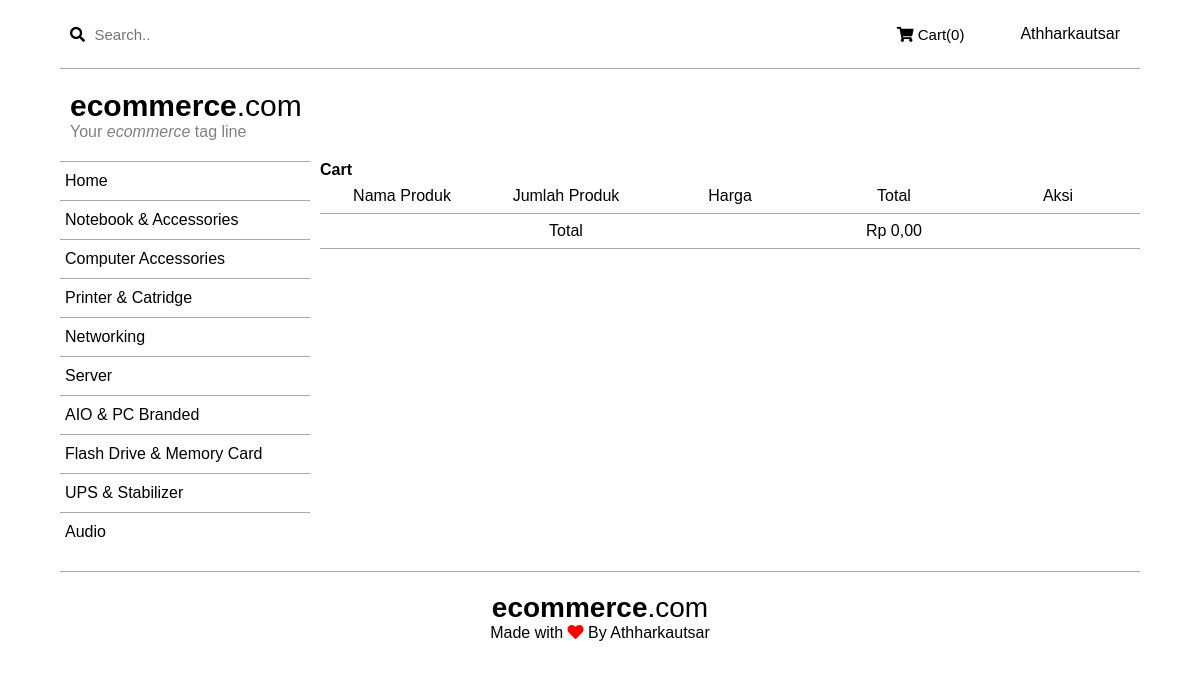
/cart.php (signed in), run on an earlier commit of the app's database.
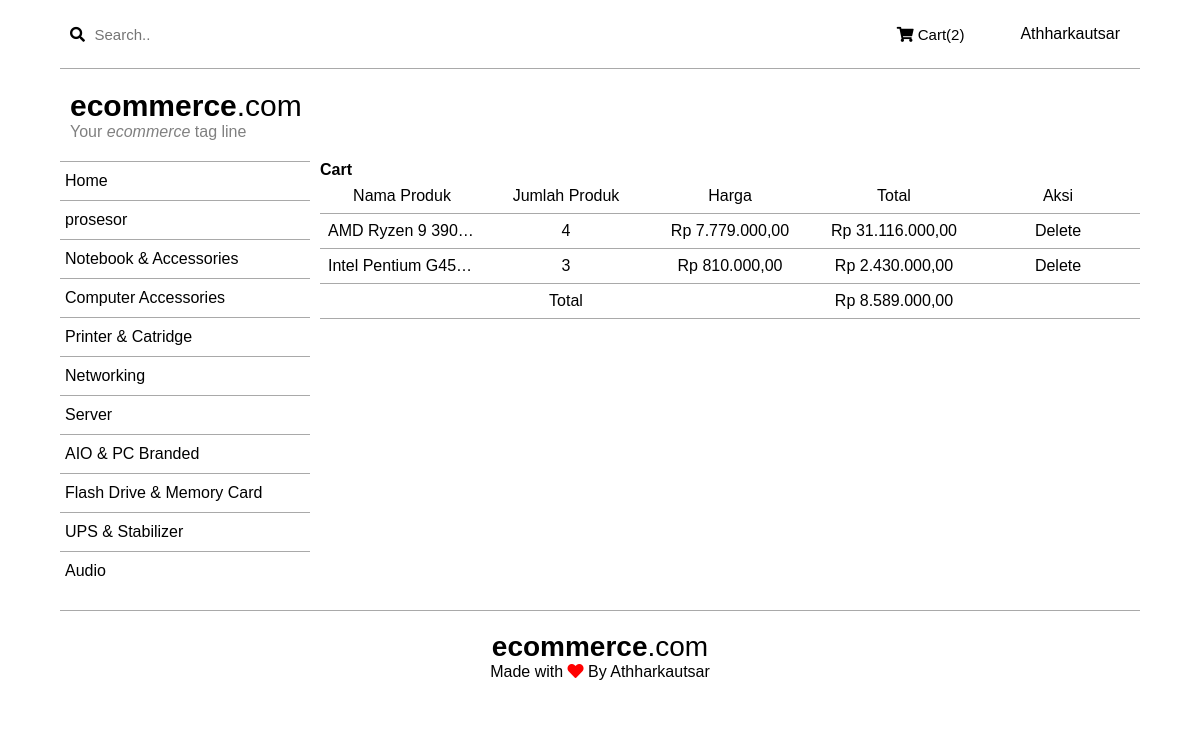
And on a later commit of the database.
### tables this page shows
CREATE TABLE `kategori` (
  `id` int(11) NOT NULL,
  `namaktg` varchar(255) NOT NULL
);

CREATE TABLE `cart` (
  `cartID` int(11) NOT NULL,
  `userID` int(11) NOT NULL,
  `prodID` int(11) NOT NULL,
  `name` varchar(255) NOT NULL,
  `price` int(11) NOT NULL,
  `qty` int(11) NOT NULL,
  `note` text NOT NULL
);

### config.php (called while the page is built, shortened)
<?php
class ecomm
{
	var $db;
	function __construct()
	{
		$driver = "mysql";
		$host = "localhost";
		$dbname = "ecomm2";
		$charset = "utf8mb4";
		$user = "root";
		$pw = "";
		$options = NULL;
		$dsn = "${driver}:host=${host};dbname=${dbname};charset=${charset}";
		try {
			$this->db = new PDO($dsn, $user, $pw, $options);
		} catch (\PDOExpection $e) {
			throw new \PDOExpection($e->getMassage(), (int)$e->getCode());
		}
	}
	public function kategoriList()
	{
		$select = "SELECT * FROM kategori";
		$stmt = $this->db->prepare($select);
		if ($stmt->execute()) {
			return $stmt;
		}
	}
	public function showCart()
	{
		$query = "SELECT * FROM cart WHERE userID=:id";
		$stmt = $this->db->prepare($query);
		if ($stmt->execute(array(':id' => $_SESSION['user']['id']))) {
			return $stmt;
		}
	}
	public function cartTotal()
	{
		$query = "SELECT sum(price) AS priceSum FROM cart WHERE userID=:id";
		$stmt = $this->db->prepare($query);
		if ($stmt->execute(array(':id' => $_SESSION['user']['id']))) {
			return $stmt;
		}
	}
	public function countCart()
	{
		$query = "SELECT * FROM cart WHERE userID=:id";
		$stmt = $this->db->prepare($query);
		if ($stmt->execute(array(':id' => $_SESSION['user']['id']))) {
			$count = $stmt->rowCount();
			return $count;
		}
	}
}
 ?>

### cart.php (the view, shortened to what this page needs)
<?php require ('config.php');
$def = new ecomm();
?>
<!DOCTYPE html>
<html>
<head>
	<link rel="stylesheet" type="text/css" href="css/style.css">
	<link rel="stylesheet" type="text/css" href="css/fontawesome/css/all.min.css">
</head>
<body>
<div class="container">
	<div class="topmenu">
		<div class="left">
			<form action="search.php" method="GET">
				<button type="submit"><i class="fas fa-search"></i></button>
				<input type="text" name="search" placeholder="Search..">
			</form>
		</div>
		<div class="right">
			<div class="cart">
				<?php
					$getCount = $def->countCart();
				 ?>
				<a href="cart.php"><i class="fas fa-shopping-cart"></i> Cart(<?= $getCount ?>)</a>
			</div>
			<?php
				if (empty($_SESSION['user'])) {
			 ?>
				<div class="login">
					<a href="login.php">Login</a>
					<a class="signup" href="signup.php">Sign Up</a>
				</div>
			<?php
				} if (isset($_SESSION['user'])) {
			?>
				<div class="dropdown">
					<div class="profil">
						<?php echo $_SESSION['user']['nama'] ?>
					</div>
				</div>
			<?php
				}
			 ?>
		</div>
	</div>
	<div class="brand">
		<p><a href="index.php"><b>ecommerce</b>.com</a></p>
		<p class="desc">Your <i>ecommerce</i> tag line</p>
	</div>
	<div class="content">
		<div class="menu">
			<ul>
				<li><a href="index.php">Home</a></li>
				<?php
					$category = $def->kategoriList();
					while ($data = $category->fetch(PDO::FETCH_OBJ)) {
						echo "
							<li><a href='kategori.php?id=$data->id'>$data->namaktg</a></li>
						";
					}
				 ?>
				<li><a href="">Notebook & Accessories</a></li>
				<li><a href="">Computer Accessories</a></li>
				<li><a href="">Printer & Catridge</a></li>
				<li><a href="">Networking</a></li>
				<li><a href="">Server</a></li>
				<li><a href="">AIO & PC Branded</a></li>
				<li><a href="">Flash Drive & Memory Card</a></li>
				<li><a href="">UPS & Stabilizer</a></li>
				<li><a href="">Audio</a></li>
			</ul>
		</div>
		<div class="main3">
			<h4>Cart</h4>
			<table>
				<tr>
					<td>Nama Produk</td>
					<td>Jumlah Produk</td>
					<td>Harga</td>
					<td>Total</td>
					<td>Aksi</td>
				</tr>
				<?php
					$getData = $def->showCart();
					while ($cart = $getData->fetch(PDO::FETCH_OBJ)) {
						$rpharga = "Rp ".number_format($cart->price, 2,',','.');
						$rptotal = "Rp ".number_format($cart->qty * $cart->price, 2,',','.');
						echo "
					<tr>
						<td>$cart->name</td>
						<td>$cart->qty</td>
						<td>$rpharga</td>
						<td>$rptotal</td>
						<td><a href='cart.php?action=del&id=$cart->cartID'>Delete</a></td>
					</tr>
						";
					}
					$getTotal = $def->cartTotal()->fetch(PDO::FETCH_ASSOC);
					$totalrp = "Rp ".number_format($getTotal['priceSum'], 2,',','.');
				?>
					<tr>
						<td colspan="3" align="right">Total</td>
						<td align="right"><?php echo $totalrp ?></td>
						<td></td>
					</tr>
			</table>
		</div>
	</div>
	<div class="footer">
		<p class="brand" href="index.php"><b>ecommerce</b>.com</p>
		<p>Made with <i style="color:red" class="fas fa-heart"></i> By Athharkautsar</p>
	</div>
</div>
</body>
</html>

What changed in the data, as far as the page shows it:
added kategori: namaktg "prosesor"
added cart: name "AMD Ryzen 9 390…", qty "4", price "Rp 7.779.000,00", rptotal "Rp 31.116.000,00"
added cart: name "Intel Pentium G45…", qty "3", price "Rp 810.000,00", rptotal "Rp 2.430.000,00"
Also different on the page:
$getCount: "0" → "2"
$totalrp: "Rp 0,00" → "Rp 8.589.000,00"
